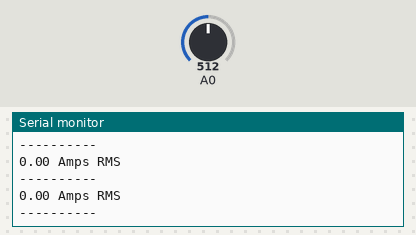
Bench run of a sketch on a simulated Arduino Uno, built with avr-gcc and run on an emulated ATmega328P. Shown: the last lines printed to the serial monitor. Inputs (shaded band) come from the test bench; at power-on: A0 = 512.

Above: at 2.2 s.
2.3 s: A0 set to 490
At 2.81 s:
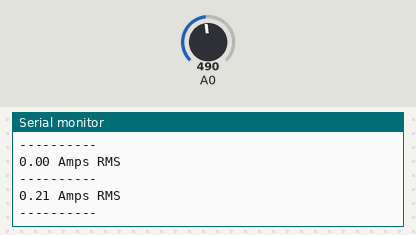
3.8 s: A0 set to 510
At 4.31 s:
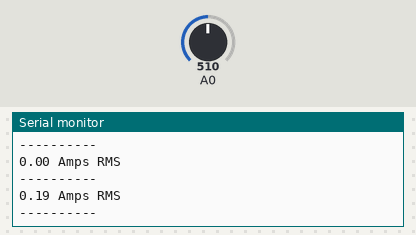
Timing chart, 0 to 6.8 s (numbered marks = the images above; inputs shaded):
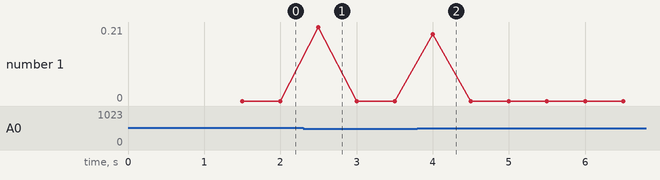

The sketch:

current-sense-exp.ino
```cpp
int mVperAmp = 185; // use 100 for 20A Module and 66 for 30A Module
double ampThreshold = .20;

double Voltage = 0;
double VRMS = 0;
double AmpsRMS = 0;

//button debouncing
int state = HIGH;      // the current state of the output pin
int reading;           // the current reading from the input pin
int previous = LOW;    // the previous reading from the input pin

// the follow variables are long's because the time, measured in miliseconds,
// will quickly become a bigger number than can be stored in an int.
long time = 0;         // the last time the output pin was toggled
long debounce = 200;   // the debounce time, increase if the output flickers

void setup() {
  Serial.begin(9600);
  delay(1000);
  pinMode(A0, INPUT);
}

void loop() {

  Serial.println("----------");
  checkForAmperageChange();

}
boolean checkForAmperageChange() {
  Voltage = getVPP(A0);
  VRMS = (Voltage / 2.0) * 0.707;
  AmpsRMS = (VRMS * 1000) / mVperAmp;
//  Serial.print(tools[which] + ": ");
  Serial.print(AmpsRMS);
  Serial.println(" Amps RMS");
  if (AmpsRMS > ampThreshold) {
    return true;
  } else {
    return false;
  }
}

float getVPP(int sensor)
{
  float result;

  int readValue;             //value read from the sensor
  int maxValue = 0;          // store max value here
  int minValue = 1024;          // store min value here

  uint32_t start_time = millis();
  while ((millis() - start_time) < 500) //sample for 1 Sec
  {
    readValue = analogRead(sensor);
    // see if you have a new maxValue
    if (readValue > maxValue)
    {
      /*record the maximum sensor value*/
      maxValue = readValue;
    }
    if (readValue < minValue)
    {
      /*record the maximum sensor value*/
      minValue = readValue;
    }
  }

  // Subtract min from max
  result = ((maxValue - minValue) * 5.0) / 1024.0;

  return result;
}
```

Measured:
- after the input at 2.3 s, the serial monitor: prints a new line after 0.20 s (image 1)
- after the input at 3.8 s, the serial monitor: prints a new line after 0.20 s (image 2)
